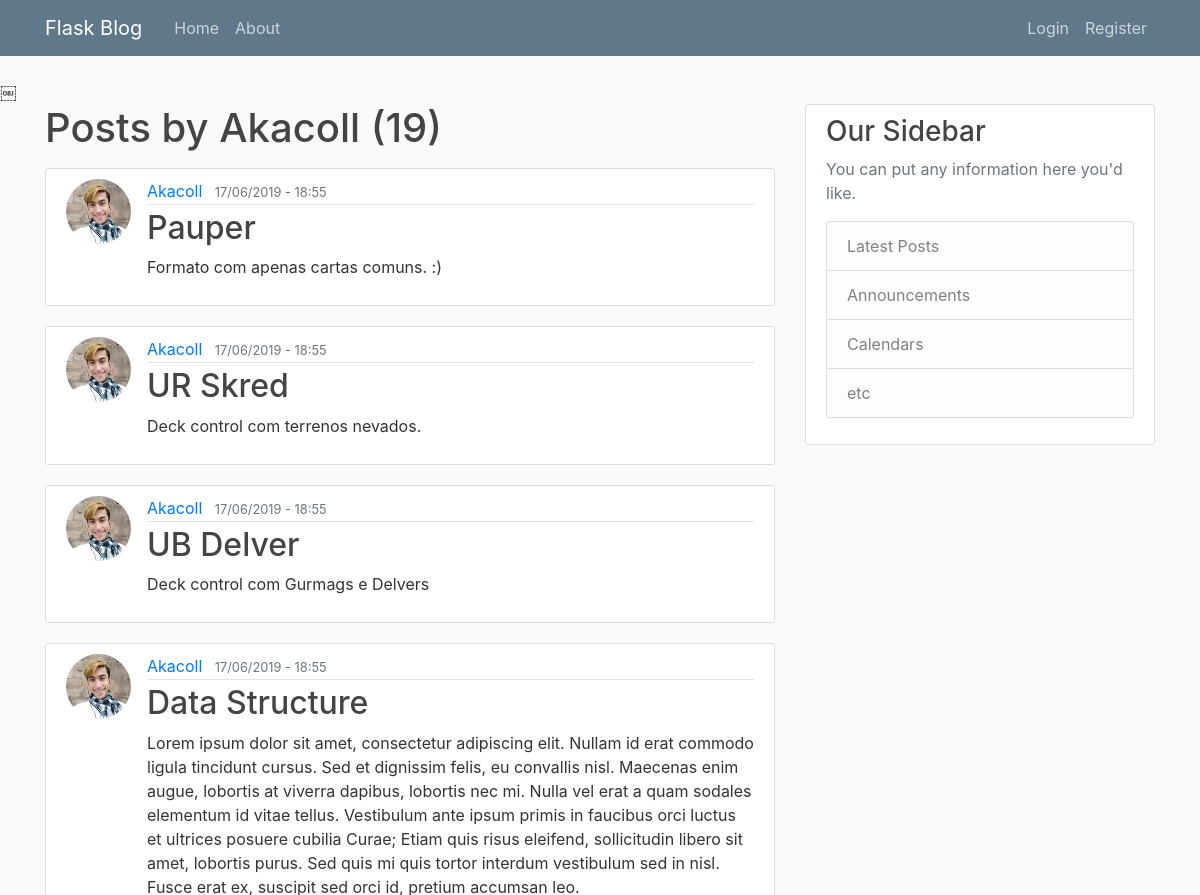
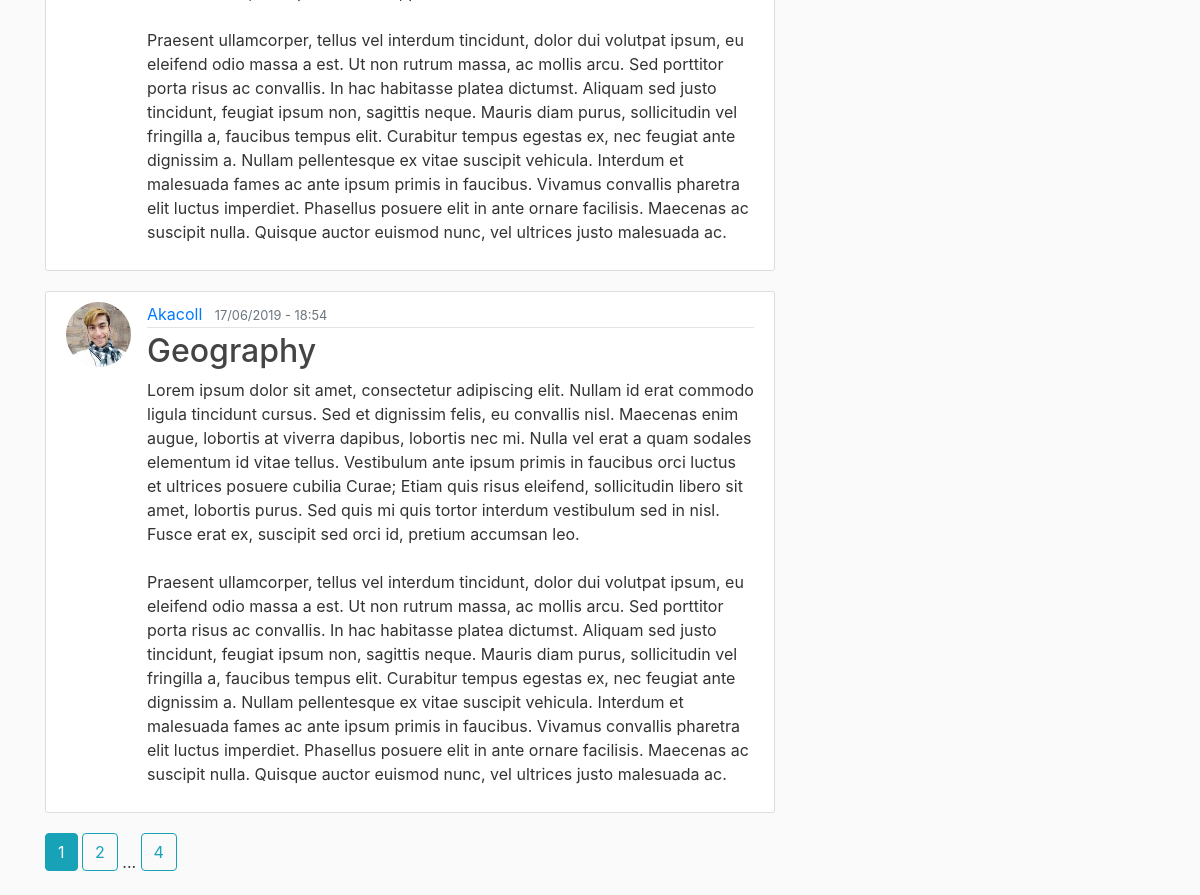
Page /user/Akacoll on the committed database (2 pictures, top to bottom).
### flaskblog/models.py (models this page shows, shortened)
class User(db.Model, UserMixin):
    id = db.Column(db.Integer, primary_key=True)
    username = db.Column(db.String(20), unique=True, nullable=False)
    email = db.Column(db.String(120), unique=True, nullable=False)
    image_file = db.Column(db.String(20), nullable=False, default='default.jpg')
    password = db.Column(db.String(60), nullable=False)
    posts = db.relationship('Post', backref='author', lazy=True)

class Post(db.Model):
    id = db.Column(db.Integer, primary_key=True)
    title = db.Column(db.String(100), nullable=False)
    date_posted = db.Column(db.DateTime, nullable=False, default=datetime.utcnow)
    content = db.Column(db.Text, nullable=False)
    user_id = db.Column(db.Integer, db.ForeignKey('user.id'), nullable=False)

### flaskblog/users/routes.py (the view)
@users.route("/user/<string:username>")
def user_posts(username):
    page = request.args.get('page', 1, type=int)
    user = User.query.filter_by(username=username).first_or_404()
    posts = Post.query.filter_by(author=user)\
        .order_by(Post.date_posted.desc())\
        .paginate(page=page, per_page=5)
    return render_template('user_posts.html', posts=posts, user=user)

### flaskblog/templates/user_posts.html
{% extends "layout.html" %}
{% block content %}
    <h1 class="mb-3">Posts by {{ user.username }} ({{ posts.total }})</h1>
    {% for post in posts.items %}
        <article class="media content-section">
            <img class="rounded-circle article-img" src="{{ url_for('static', filename='profile_pics/' + post.author.image_file) }}">
            <div class="media-body">
                <div class="article-metadata">
                    <a class="mr-2" href="{{ url_for('users.user_posts', username=post.author.username) }}">{{ post.author.username }}</a>
                    <small class="text-muted">{{ post.date_posted.strftime('%d/%m/%Y - %H:%M') }}</small>
                </div>
                <h2><a class="article-title" href="{{ url_for('posts.post', post_id=post.id) }}">{{ post.title }}</a></h2>
                <p class="article-content">{{ post.content }}</p>
            </div>
        </article>
    {% endfor %}
    {% for page_num in posts.iter_pages(left_edge=1, right_edge=1, left_current=1, right_current=2) %}
    {% if page_num %}
        {% if posts.page == page_num %}
            <a class="btn btn-info mb-4" href="{{ url_for('users.user_posts', username=user.username, page=page_num) }}">{{ page_num }}</a>
        {% else %}
            <a class="btn btn-outline-info mb-4" href="{{ url_for('users.user_posts', username=user.username, page=page_num) }}">{{ page_num }}</a>
        {% endif %}
    {% else %}
        ...
    {% endif %}
    {% endfor %}
{% endblock content %}

### flaskblog/static/main.css (style rules this page uses)
body { background: #fafafa; color: #333333; margin-top: 5rem; }
h1, h2, h3, h4, h5, h6 { color: #444444; }
.content-section { background: #ffffff; padding: 10px 20px; border: 1px solid #dddddd; border-radius: 3px; margin-bottom: 20px; }
.article-title { color: #444444; }
.article-content { white-space: pre-line; }
.article-img { height: 65px; width: 65px; margin-right: 16px; }
.article-metadata { padding-bottom: 1px; margin-bottom: 4px; border-bottom: 1px solid #e3e3e3 }

### rows in the picture
User: username "Akacoll"
Post: image_file (picture), author.username "Akacoll", date_posted "17/06/2019 - 18:55", title "Pauper", content "Formato com apenas cartas comuns. :)"
Post: image_file (picture), author.username "Akacoll", date_posted "17/06/2019 - 18:55", title "UR Skred", content "Deck control com terrenos nevados."
Post: image_file (picture), author.username "Akacoll", date_posted "17/06/2019 - 18:55", title "UB Delver", content "Deck control com Gurmags e Delvers"
Post: image_file (picture), author.username "Akacoll", date_posted "17/06/2019 - 18:55", title "Data Structure", content "Lorem ipsum dolor sit amet, consectetur adipiscing elit. Nullam id erat commodo ligula tincidunt cursus. Sed et dignissim felis, eu convallis nisl. Maecenas enim augue, lobortis at viverra dapibus, lobortis nec mi. Nulla vel erat a quam sodales elementum id vitae tellus. Vestibulum ante ipsum primis in faucibus orci luctus et ultrices posuere cubilia Curae; Etiam quis risus eleifend, sollicitudin libero sit amet, lobortis purus. Sed quis mi quis tortor interdum vestibulum sed in nisl. Fusce erat ex, suscipit sed orci id, pretium accumsan leo. Praesent ullamcorper, tellus vel interdum tincidunt, dolor dui volutpat ipsum, eu eleifend odio massa a est. Ut non rutrum massa, ac mollis arcu. Sed…"
Post: image_file (picture), author.username "Akacoll", date_posted "17/06/2019 - 18:54", title "Geography", content "Lorem ipsum dolor sit amet, consectetur adipiscing elit. Nullam id erat commodo ligula tincidunt cursus. Sed et dignissim felis, eu convallis nisl. Maecenas enim augue, lobortis at viverra dapibus, lobortis nec mi. Nulla vel erat a quam sodales elementum id vitae tellus. Vestibulum ante ipsum primis in faucibus orci luctus et ultrices posuere cubilia Curae; Etiam quis risus eleifend, sollicitudin libero sit amet, lobortis purus. Sed quis mi quis tortor interdum vestibulum sed in nisl. Fusce erat ex, suscipit sed orci id, pretium accumsan leo. Praesent ullamcorper, tellus vel interdum tincidunt, dolor dui volutpat ipsum, eu eleifend odio massa a est. Ut non rutrum massa, ac mollis arcu. Sed…"

### other values in the picture
{{ posts.total }} "19"
{{ page_num }} "1"
{{ page_num }} "2" "4"
